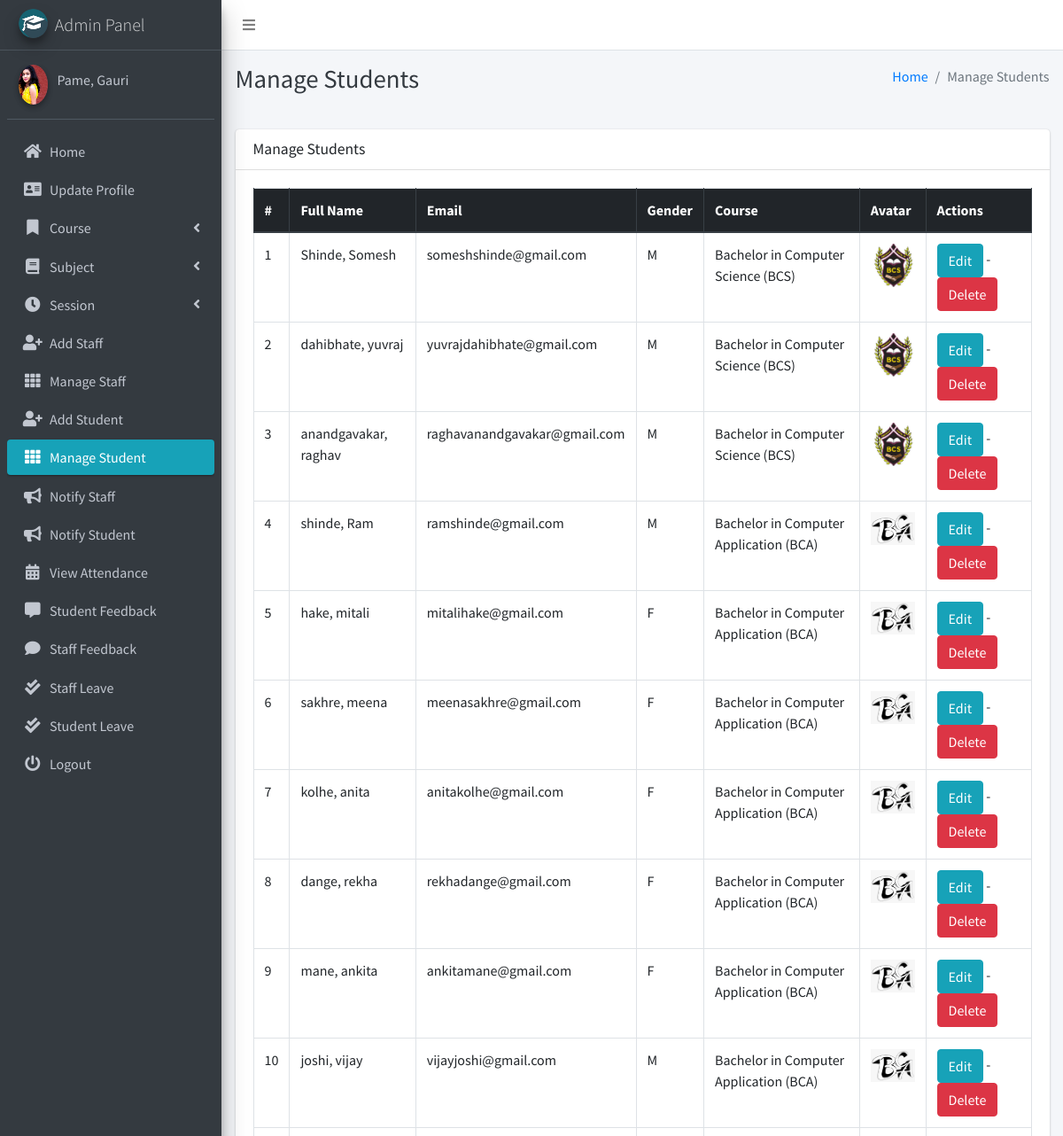
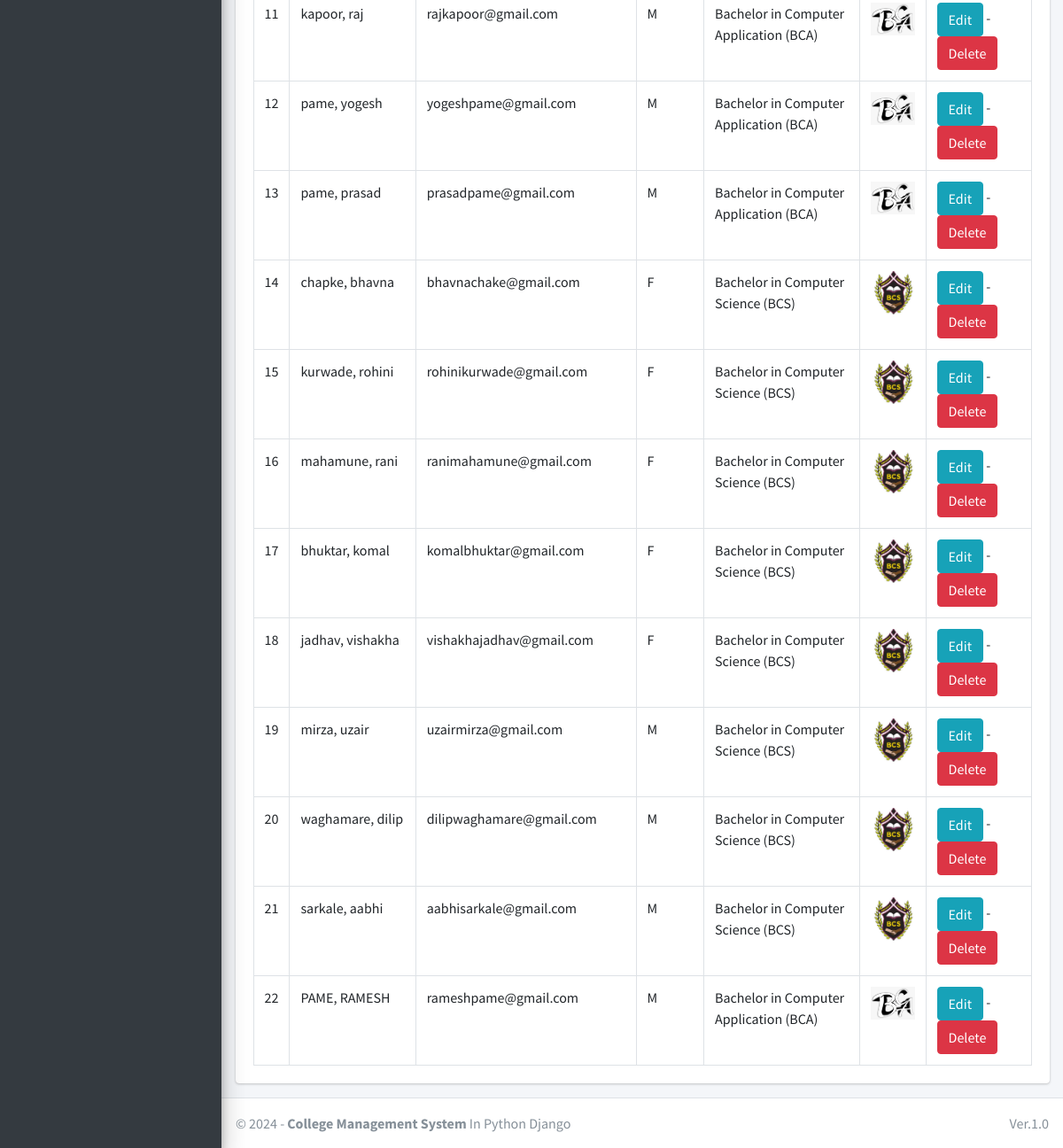
Page /student/manage/ (signed in) on the committed database (2 pictures, top to bottom).
### main_app/models.py (models this page shows, shortened)
class CustomUser(AbstractUser):
    USER_TYPE = ((1, "HOD"), (2, "Staff"), (3, "Student"))
    GENDER = [("M", "Male"), ("F", "Female")]
    username = None  # Removed username, using email instead
    email = models.EmailField(unique=True)
    user_type = models.CharField(default=1, choices=USER_TYPE, max_length=1)
    gender = models.CharField(max_length=1, choices=GENDER)
    profile_pic = models.ImageField()
    address = models.TextField()
    fcm_token = models.TextField(default="")  # For firebase notifications
    created_at = models.DateTimeField(auto_now_add=True)
    updated_at = models.DateTimeField(auto_now=True)
    USERNAME_FIELD = "email"
    REQUIRED_FIELDS = []
    objects = CustomUserManager()
    def __str__(self):
        return self.last_name + ", " + self.first_name

class Student(models.Model):
    admin = models.OneToOneField(CustomUser, on_delete=models.CASCADE)
    course = models.ForeignKey(Course, on_delete=models.DO_NOTHING, null=True, blank=False)
    session = models.ForeignKey(Session, on_delete=models.DO_NOTHING, null=True)

class Course(models.Model):
    name = models.CharField(max_length=120)
    created_at = models.DateTimeField(auto_now_add=True)
    updated_at = models.DateTimeField(auto_now=True)

### main_app/hod_views.py (the view)
# urls.py: path("student/manage/", hod_views.manage_student, name='manage_student'),
def manage_student(request):
    students = CustomUser.objects.filter(user_type=3)
    context = {
        'students': students,
        'page_title': 'Manage Students'
    }
    return render(request, "hod_template/manage_student.html", context)

### main_app/templates/hod_template/manage_student.html
{% extends 'main_app/base.html' %}
{% load static %}
{% block page_title %}{{page_title}}{% endblock page_title %}
{% block content %}
<section class="content">
    <div class="container-fluid">
        <div class="row">
            <div class="col-md-12">
                <div class="card">
                    <div class="card-header">
                        <h3 class="card-title">{{page_title}}</h3>
                    </div>
                    <div class="card-body">
                        <table id="example2" class="table table-bordered table-hover">
                            <thead class="thead-dark">
                                <tr>
                                    <th>#</th>
                                    <th>Full Name</th>
                                    <th>Email</th>
                                    <th>Gender</th>
                                    <th>Course</th>
                                    <th>Avatar</th>
                                    <th>Actions</th>
                                </tr>
                            </thead>
                            <tbody>
                                {% for student in students %}
                                <tr>
                                    <td>{{ forloop.counter }}</td>
                                    <td>{{student.last_name}}, {{student.first_name}}</td>
                                    <td>{{student.email}}</td>
                                    <td>{{student.gender}}</td>
                                    <td>{{student.student.course.name}}</td>
                                    <td>
                                        {% if student.profile_pic == ""  %}
                                        No Image
                                        {% else %}
                                        <img class="img img-fluid mb-2" height="56" width="56"
                                            src="{{student.profile_pic}}" alt="">
                                        {% endif %}
                                    </td>
                                    <td><a href="{% url 'edit_student' student.student.id %}" class="btn btn-info">Edit</a> -
                                        <a href="{% url 'delete_student' student.student.id %}" class="btn btn-danger" onclick="return confirm('Are you sure about this ?')">Delete</a>
                                    </td>
                                </tr>
                                {% endfor %}
                            </tbody>
                        </table>
                    </div>
                </div>
            </div>
        </div>
    </div>
</section>
{% endblock content %}

### main_app/templates/main_app/sidebar_template.html (shortened to what this page needs)
{% load static %}
<aside class="main-sidebar sidebar-dark-info elevation-4">
    {% if request.user.user_type == '1' %}
    <a href="{% url 'admin_home' %}" class="brand-link">
        <img src="{% static 'dist/img/cmsl.png' %} " alt="AdminLTE Logo"
            class="brand-image img-circle elevation-3" >
        <span class="brand-text font-weight-light">Admin Panel</span>
    </a>
    <div class="sidebar">
        <div class="user-panel mt-3 pb-3 mb-3 d-flex">
            <div class="image">
                <img src="{{ request.user.profile_pic}}" class="img-circle elevation-2" alt="User Image">
            </div>
            <div class="info">
                <a href="#" class="d-block">{{user}}</a>
            </div>
        </div>
        <nav class="mt-2">
            <ul class="nav nav-pills nav-sidebar flex-column" data-widget="treeview" role="menu" data-accordion="false">
                <li class="nav-item">
                    {% url 'admin_home' as admin_home %}
                    <a href="{{admin_home}}" class="nav-link {% if admin_home == request.path %} active {% endif %}">
                        <i class="nav-icon fas fa-home"></i>
                        <p>
                            Home
                        </p>
                    </a>
                </li>
                <li class="nav-item">
                    {% url 'admin_view_profile' as admin_view_profile %}
                    <a href="{{admin_view_profile}}"
                        class="nav-link {% if admin_view_profile == request.path %} active {% endif %}">
                        <i class="nav-icon fas fa-address-card"></i>
                        <p>
                            Update Profile
                        </p>
                    </a>
                </li>
                <li class="nav-item has-treeview">
                    <a href="#" class="nav-link">
                        <i class="nav-icon fas fa-bookmark"></i>
                        <p>
                            Course
                            <i class="fas fa-angle-left right"></i>
                        </p>
                    </a>
                </li>
                <li class="nav-item has-treeview">
                    <a href="#" class="nav-link">
                        <i class="nav-icon fas fa-book"></i>
                        <p>
                            Subject
                            <i class="fas fa-angle-left right"></i>
                        </p>
                    </a>
                </li>
                <li class="nav-item has-treeview">
                    <a href="#" class="nav-link">
                        <i class="nav-icon fas fa-clock"></i>
                        <p>
                            Session
                            <i class="fas fa-angle-left right"></i>
                        </p>
                    </a>
                </li>
                <li class="nav-item">
                    {% url 'add_staff' as add_staff %}
                    <a href="{{add_staff}}" class="nav-link {% if add_staff == request.path %} active {% endif %}">
                        <i class="nav-icon fas fa-user-plus"></i>
                        <p>
                            Add Staff
                        </p>
                    </a>
                </li>
                <li class="nav-item">
                    {% url 'manage_staff' as manage_staff %}
                    {% url 'edit_staff' staff_id as edit_staff %}
                    <a href="{{manage_staff}}"
                        class="nav-link {% if manage_staff == request.path or request.path == edit_staff %} active {% endif %}">
                        <i class="nav-icon fas fa-th"></i>
                        <p>
                            Manage Staff
                        </p>
                    </a>
                </li>
                <li class="nav-item">
                    {% url 'add_student' as add_student%}
                    <a href="{{add_student}}" class="nav-link  {% if add_student == request.path %} active {% endif %}">
                        <i class="nav-icon fas fa-user-plus"></i>
                        <p>
                            Add Student
                        </p>
                    </a>
                </li>
                <li class="nav-item">
                    {% url 'manage_student' as manage_student %}
                    {% url 'edit_student' student_id as edit_student %}
                    <a href="{{manage_student}}"
                        class="nav-link  {% if edit_student == request.path or manage_student == request.path %} active {% endif %}">
                        <i class="nav-icon fas fa-th"></i>
                        <p>
                            Manage Student
                        </p>
                    </a>
                </li>
                <li class="nav-item">
                    {% url 'admin_notify_staff' as admin_notify_staff %}
                    <a href="{{admin_notify_staff}}"
                        class="nav-link {% if admin_notify_staff == request.path %} active {% endif %}">
                        <i class="nav-icon fas fa-bullhorn"></i>
                        <p>
                            Notify Staff
                        </p>
                    </a>
                </li>
                <li class="nav-item">
                    {% url 'admin_notify_student' as admin_notify_student %}
                    <a href="{{admin_notify_student}}"
                        class="nav-link {% if admin_notify_student == request.path %} active {% endif %}">
                        <i class="nav-icon fas fa-bullhorn"></i>
                        <p>
                            Notify Student
                        </p>
                    </a>
                </li>
                <li class="nav-item">
                    {% url 'admin_view_attendance' as admin_view_attendance %}
                <li class="nav-item">
                    <a href="{{admin_view_attendance}}"
                        class="nav-link  {% if admin_view_attendance == request.path %} active {% endif %}">
                        <i class="nav-icon fas fa-calendar-alt"></i>
                        <p>
                            View Attendance
                        </p>
                    </a>
                </li>
                <li class="nav-item">
                    {% url 'student_feedback_message' as student_feedback_message %}
                    <a href="{{ student_feedback_message }}"
                        class="nav-link  {% if student_feedback_message == request.path %} active {% endif %}">
                        <i class="nav-icon fas fa-comment-alt"></i>
                        <p>
                            Student Feedback
                        </p>
                    </a>
                </li>
                <li class="nav-item">
                    {% url 'staff_feedback_message' as staff_feedback_message %}
                    <a href="{{staff_feedback_message}}"
                        class="nav-link   {% if staff_feedback_message == request.path %} active {% endif %}">
                        <i class="nav-icon fas fa-comment"></i>
                        <p>
                            Staff Feedback
                        </p>
                    </a>
                </li>
                <li class="nav-item">
                    {% url 'view_staff_leave' as view_staff_leave %}
                    <a href="{{view_staff_leave}}"
                        class="nav-link  {% if view_staff_leave == request.path %} active {% endif %}">
                        <i class="nav-icon fas fa-check-double"></i>
                        <p>
                            Staff Leave
                        </p>
                    </a>
                </li>
                <li class="nav-item">
                    {% url 'view_student_leave' as view_student_leave %}
                    <a href="{% url 'view_student_leave' %}"
                        class="nav-link  {% if view_student_leave == request.path %} active {% endif %}">
                        <i class="nav-icon fas fa-check-double"></i>
                        <p>
                            Student Leave
                        </p>
                    </a>
                </li>
                                        {% endif %}
                                        <li class="nav-item">
                                            <a href="{% url 'user_logout' %}"
                                                onclick="return confirm('Your session would be terminated.\n\nProceed?')"
                                                class="nav-link">
                                                <i class="nav-icon fas fa-power-off"></i>
                                                <p>
                                                    Logout
                                                </p>
                                            </a>
                                        </li>
                                    </ul>
                                </nav>
                            </div>
</aside>

### rows in the picture
CustomUser: user.profile_pic (picture), last_name+first_name "Pame, Gauri"
CustomUser: last_name "Shinde", first_name "Somesh", email "someshshinde@gmail.com", gender "M", student.course.name "Bachelor in Computer Science (BCS)", profile_pic (picture)
CustomUser: last_name "dahibhate", first_name "yuvraj", email "yuvrajdahibhate@gmail.com", gender "M", student.course.name "Bachelor in Computer Science (BCS)", profile_pic (picture)
CustomUser: last_name "anandgavakar", first_name "raghav", email "raghavanandgavakar@gmail.com", gender "M", student.course.name "Bachelor in Computer Science (BCS)", profile_pic (picture)
CustomUser: last_name "shinde", first_name "Ram", email "ramshinde@gmail.com", gender "M", student.course.name "Bachelor in Computer Application (BCA)", profile_pic (picture)
CustomUser: last_name "hake", first_name "mitali", email "mitalihake@gmail.com", gender "F", student.course.name "Bachelor in Computer Application (BCA)", profile_pic (picture)
CustomUser: last_name "sakhre", first_name "meena", email "meenasakhre@gmail.com", gender "F", student.course.name "Bachelor in Computer Application (BCA)", profile_pic (picture)
CustomUser: last_name "kolhe", first_name "anita", email "anitakolhe@gmail.com", gender "F", student.course.name "Bachelor in Computer Application (BCA)", profile_pic (picture)
CustomUser: last_name "dange", first_name "rekha", email "rekhadange@gmail.com", gender "F", student.course.name "Bachelor in Computer Application (BCA)", profile_pic (picture)
CustomUser: last_name "mane", first_name "ankita", email "ankitamane@gmail.com", gender "F", student.course.name "Bachelor in Computer Application (BCA)", profile_pic (picture)
CustomUser: last_name "joshi", first_name "vijay", email "vijayjoshi@gmail.com", gender "M", student.course.name "Bachelor in Computer Application (BCA)", profile_pic (picture)
CustomUser: last_name "kapoor", first_name "raj", email "rajkapoor@gmail.com", gender "M", student.course.name "Bachelor in Computer Application (BCA)", profile_pic (picture)
CustomUser: last_name "pame", first_name "yogesh", email "yogeshpame@gmail.com", gender "M", student.course.name "Bachelor in Computer Application (BCA)", profile_pic (picture)
CustomUser: last_name "pame", first_name "prasad", email "prasadpame@gmail.com", gender "M", student.course.name "Bachelor in Computer Application (BCA)", profile_pic (picture)
CustomUser: last_name "chapke", first_name "bhavna", email "bhavnachake@gmail.com", gender "F", student.course.name "Bachelor in Computer Science (BCS)", profile_pic (picture)
CustomUser: last_name "kurwade", first_name "rohini", email "rohinikurwade@gmail.com", gender "F", student.course.name "Bachelor in Computer Science (BCS)", profile_pic (picture)
CustomUser: last_name "mahamune", first_name "rani", email "ranimahamune@gmail.com", gender "F", student.course.name "Bachelor in Computer Science (BCS)", profile_pic (picture)
CustomUser: last_name "bhuktar", first_name "komal", email "komalbhuktar@gmail.com", gender "F", student.course.name "Bachelor in Computer Science (BCS)", profile_pic (picture)
CustomUser: last_name "jadhav", first_name "vishakha", email "vishakhajadhav@gmail.com", gender "F", student.course.name "Bachelor in Computer Science (BCS)", profile_pic (picture)
CustomUser: last_name "mirza", first_name "uzair", email "uzairmirza@gmail.com", gender "M", student.course.name "Bachelor in Computer Science (BCS)", profile_pic (picture)
CustomUser: last_name "waghamare", first_name "dilip", email "dilipwaghamare@gmail.com", gender "M", student.course.name "Bachelor in Computer Science (BCS)", profile_pic (picture)
CustomUser: last_name "sarkale", first_name "aabhi", email "aabhisarkale@gmail.com", gender "M", student.course.name "Bachelor in Computer Science (BCS)", profile_pic (picture)
CustomUser: last_name "PAME", first_name "RAMESH", email "rameshpame@gmail.com", gender "M", student.course.name "Bachelor in Computer Application (BCA)", profile_pic (picture)

### other values in the picture
{{ page_title }} "Manage Students"
